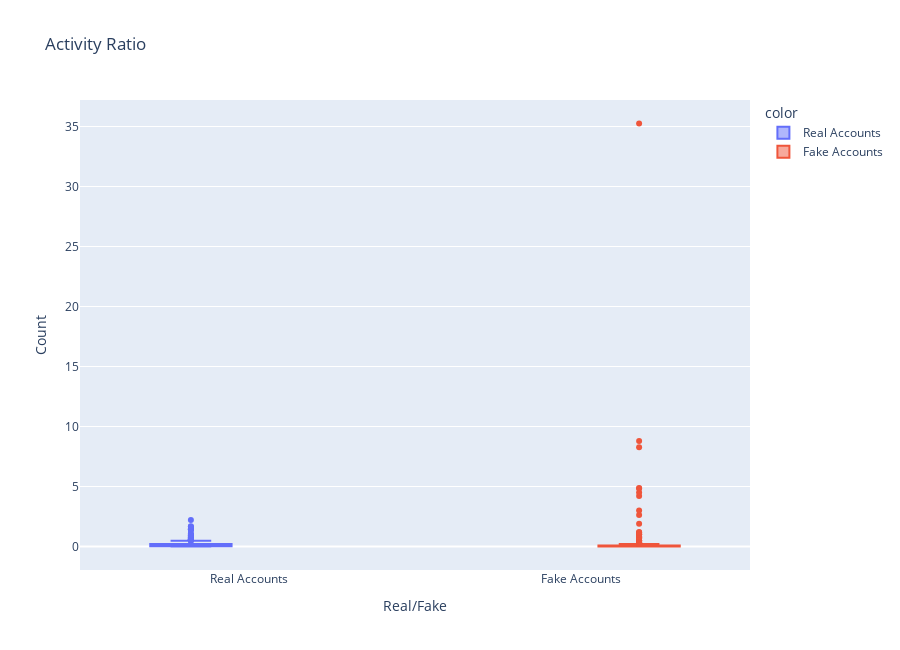

The cell this chart's notebook holds for it:
### Markdown cell above
<div style="font-size: 18px;
            line-height: 1.5;
            margin-bottom: 20px;
            font-family: Arial, sans-serif;"><br><br>
It seems that my prior deduction was right! The majority of accounts who follows more people than they are followed are fake accounts. While accounts with more followers than following, are real accounts.
<br><br>
That's great! We found another relevant pattern.
<br><br></div>

### Code cell
# Plotting Activity Ratio plot
fig = px.box(train, x='fake', y='activity ratio', color = legend_df['fake'], title = "Activity Ratio")

fig.update_layout(xaxis_title="Real/Fake", yaxis_title='Count', xaxis=dict(tickmode='array',
                                                                               tickvals=[0, 1],
                                                                               ticktext=['Real Accounts', 'Fake Accounts']
                                                                               ),
                     height = 650)

# Show the plot
fig.show()

### Figure 1 — Plotly figure (JSON) as saved in the notebook; plotly's stock layout.template omitted (floating-point values rounded to 4 significant figures; data arrays with more than 128 entries replaced by an {"elided": "..."} marker saying what was removed)
{"data": [{"alignmentgroup": "True", "hovertemplate": "color=Real Accounts<br>fake=%{x}<br>activity ratio=%{y}<extra></extra>", "legendgroup": "Real Accounts", "marker": {"color": "#636efa"}, "name": "Real Accounts", "notched": false, "offsetgroup": "Real Accounts", "orientation": "v", "showlegend": true, "type": "box", "x": {"elided": "287 int values"}, "x0": " ", "xaxis": "x", "y": {"elided": "287 float values"}, "y0": " ", "yaxis": "y"}, {"alignmentgroup": "True", "hovertemplate": "color=Fake Accounts<br>fake=%{x}<br>activity ratio=%{y}<extra></extra>", "legendgroup": "Fake Accounts", "marker": {"color": "#EF553B"}, "name": "Fake Accounts", "notched": false, "offsetgroup": "Fake Accounts", "orientation": "v", "showlegend": true, "type": "box", "x": {"elided": "287 int values"}, "x0": " ", "xaxis": "x", "y": {"elided": "287 float values"}, "y0": " ", "yaxis": "y"}], "layout": {"boxmode": "group", "height": 650, "legend": {"title": {"text": "color"}, "tracegroupgap": 0}, "title": {"text": "Activity Ratio"}, "xaxis": {"anchor": "y", "domain": [0, 1], "tickmode": "array", "ticktext": ["Real Accounts", "Fake Accounts"], "tickvals": [0, 1], "title": {"text": "Real/Fake"}}, "yaxis": {"anchor": "x", "domain": [0, 1], "title": {"text": "Count"}}}}
